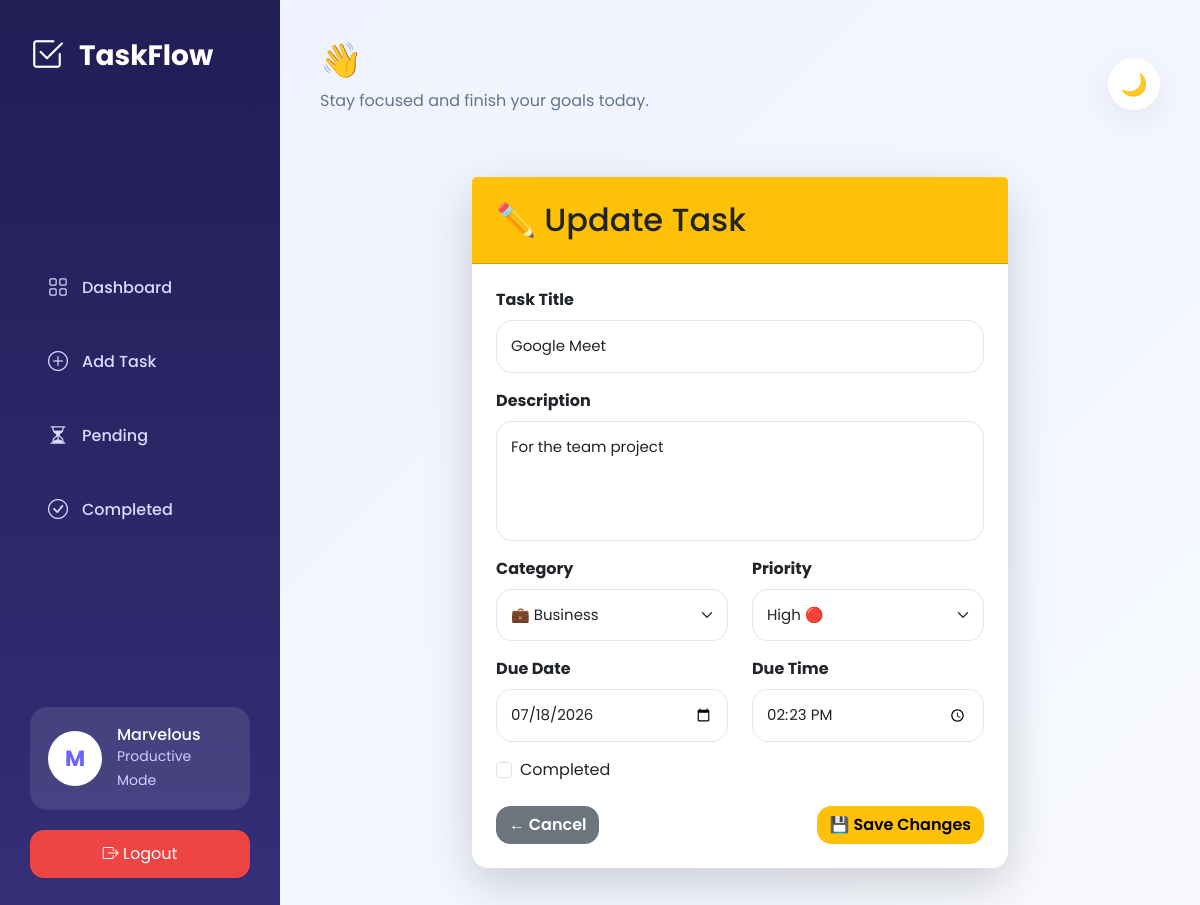
The app's page /task/22/ (signed in) with its own data.
### task/models.py (models this page shows, shortened)
class Task(models.Model):
    PRIORITY_CHOICES = (
        ("High", "High 🔴"),
        ("Medium", "Medium 🟡"),
        ("Low", "Low 🟢"),
    )
    CATEGORY_CHOICES = (
        ("Business", "💼 Business"),
        ("School", "📚 School"),
        ("Personal", "👤 Personal"),
        ("Shopping", "🛒 Shopping"),
        ("Health", "❤️ Health"),
        ("Others", "📌 Others"),
    )
    user = models.ForeignKey(
        User,
        on_delete=models.CASCADE,
        related_name="tasks"
    )
    title = models.CharField(
        max_length=140,
        validators=[
            MinLengthValidator(
                3,
                "Task title must contain at least 3 characters."
            )
        ]
    )
    description = models.TextField(
    blank=True,
    default=""
)
    category = models.CharField(
        max_length=20,
        choices=CATEGORY_CHOICES,
        default="Personal"
    )
    priority = models.CharField(
        max_length=20,
        choices=PRIORITY_CHOICES,
        default="Medium"
    )
    done = models.BooleanField(
        default=False
    )
    due_date = models.DateField(
        blank=True,
        null=True
    )
    due_time = models.TimeField(
        blank=True,
        null=True
    )
    created_at = models.DateTimeField(
        auto_now_add=True
    )
    updated_at = models.DateTimeField(
        auto_now=True
    )
    completed_at = models.DateTimeField(
        blank=True,
        null=True
    )
    class Meta:
        ordering = [
            "-created_at"
        ]
        indexes = [
            models.Index(
                fields=[
                    "user",
                    "done"
                ]
            ),
            models.Index(
                fields=[
                    "user",
                    "category"
                ]
            ),
            models.Index(
                fields=[
                    "user",
                    "priority"
                ]
            ),
            models.Index(
                fields=[
                    "due_date"
                ]
            ),
        ]

### task/views.py (the view, shortened to what this page needs)
# urls.py: path("task/<int:pk>/", update_task, name="update_task"),
@login_required
def update_task(request, pk):
    task = get_object_or_404(
        Task,
        pk=pk,
        user=request.user
    )
    form = TaskForm(
        request.POST or None,
        instance=task
    )
    return render(
        request,
        "update_task.html",
        {
            "form": form,
            "task": task
        }
    )

### task/forms.py
class TaskForm(forms.ModelForm):
    class Meta:
        model = Task
        fields = [
            "title",
            "description",
            "category",
            "priority",
            "due_date",
            "due_time",
            "done",
        ]
        widgets = {
    "title": forms.TextInput(attrs={
        "class": "form-control",
        "placeholder": "Task title"
    }),
    "description": forms.Textarea(attrs={
        "class": "form-control",
        "rows": 4,
        "placeholder": "Task description"
    }),
    "category": forms.Select(attrs={
        "class": "form-select"
    }),
    "priority": forms.Select(attrs={
        "class": "form-select"
    }),
    "due_date": forms.DateInput(attrs={
        "type": "date",
        "class": "form-control"
    }),
    "due_time": forms.TimeInput(attrs={
        "type": "time",
        "class": "form-control"
    }),
    "done": forms.CheckboxInput(attrs={
        "class": "form-check-input"
    }),
}

### templates/update_task.html (shortened to what this page needs)
{% extends "base.html" %}
{% block content %}
<div class="container mt-5">
    <div class="row justify-content-center">
        <div class="col-lg-8">
            <div class="card shadow-lg border-0 rounded-4">
                <div class="card-header bg-warning text-dark p-4">
                    <h2 class="mb-0">
                        ✏️ Update Task
                    </h2>
                </div>
                <div class="card-body p-4">
                    <form method="POST">
                        <div class="mb-3">
                            <label class="form-label fw-bold">
                                Task Title
                            </label>
                            {{ form.title }}
                        </div>
                        <div class="mb-3">
                            <label class="form-label fw-bold">
                                Description
                            </label>
                            {{ form.description }}
                        </div>
                        <div class="row">
                            <div class="col-md-6 mb-3">
                                <label class="form-label fw-bold">
                                    Category
                                </label>
                                {{ form.category }}
                            </div>
                            <div class="col-md-6 mb-3">
                                <label class="form-label fw-bold">
                                    Priority
                                </label>
                                {{ form.priority }}
                            </div>
                        </div>
                        <div class="row">
                            <div class="col-md-6 mb-3">
                                <label class="form-label fw-bold">
                                    Due Date
                                </label>
                                {{ form.due_date }}
                            </div>
                            <div class="col-md-6 mb-3">
                                <label class="form-label fw-bold">
                                    Due Time
                                </label>
                                {{ form.due_time }}
                            </div>
                        </div>
                        <div class="form-check mb-4">
                            {{ form.done }}
                            <label class="form-check-label">
                                Completed
                            </label>
                        </div>
                        <div class="d-flex justify-content-between">
                            <a href="{% url 'home' %}"
                               class="btn btn-secondary">
                                ← Cancel
                            </a>
                            <button
                                class="btn btn-warning">
                                💾 Save Changes
                            </button>
                        </div>
                    </form>
                </div>
            </div>
        </div>
    </div>
</div>
{% endblock %}

### templates/base.html (shortened to what this page needs)
{% load static %}
<!DOCTYPE html>
<html lang="en">
<head>
    <link href="https://cdn.jsdelivr.net/npm/bootstrap@5.3.3/dist/css/bootstrap.min.css"
          rel="stylesheet">
    <link rel="stylesheet"
          href="https://cdn.jsdelivr.net/npm/bootstrap-icons@1.11.3/font/bootstrap-icons.min.css">
    <link rel="stylesheet"
          href="{% static 'css/style.css' %}">
</head>
<body>
<div class="layout">
    <aside class="sidebar">
        <div class="logo">
            <i class="bi bi-check2-square"></i>
            <span>TaskFlow</span>
        </div>
        <nav>
            <a href="{% url 'home' %}">
                <i class="bi bi-grid"></i>
                Dashboard
            </a>
            <a href="{% url 'add_task' %}">
                <i class="bi bi-plus-circle"></i>
                Add Task
            </a>
            <a href="{% url 'tasks' 'false' %}">
                <i class="bi bi-hourglass-split"></i>
                Pending
            </a>
            <a href="{% url 'tasks' 'true' %}">
                <i class="bi bi-check-circle"></i>
                Completed
            </a>
        </nav>
        <div class="sidebar-bottom">
            {% if user.is_authenticated %}
            <div class="user-card">
                <div class="avatar">
                    {{ user.username|first|upper }}
                </div>
                <div>
                    <h6>{{ user.username }}</h6>
                    <small>Productive Mode</small>
                </div>
            </div>
            <a class="logout-btn"
               href="{% url 'logout' %}">
                <i class="bi bi-box-arrow-right"></i>
                Logout
            </a>
            {% endif %}
        </div>
    </aside>
    <main class="content">
        <header class="topbar">
            <div>
                <h2>
                    👋
                </h2>
                <p>
                    Stay focused and finish your goals today.
                </p>
            </div>
            <button id="theme-toggle">
                🌙
            </button>
        </header>
        {% block content %}
        {% endblock %}
    </main>
</div>
</body>
</html>

### static/css/style.css (style rules this page uses)
:root { --primary:#6C63FF; --primary-dark:#564ee5; --secondary:#8B5CF6; --success:#22C55E; --danger:#EF4444; --warning:#F59E0B; --bg:#F5F7FF; --sidebar:#1E1B4B; --sidebar-light:#2A2566; --card:#ffffff; --text:#1E293B; --muted:#64748B; --border:#E5E7EB; --shadow:0 10px 35px rgba(0,0,0,.08); --radius:22px; }
* { margin:0; padding:0; box-sizing:border-box; }
html { scroll-behavior:smooth; }
body { font-family:'Poppins',sans-serif; background:linear-gradient(135deg,#EEF2FF,#F8FAFF); color:var(--text); min-height:100vh; }
.layout { display:flex; min-height:100vh; }
.sidebar { width:280px; background:linear-gradient( 180deg, #221D55, #342F77); color:white; display:flex; flex-direction:column; justify-content:space-between; padding:30px; }
.logo { display:flex; align-items:center; gap:15px; margin-bottom:50px; }
.logo i { font-size:34px; color:white; }
.logo span { font-size:28px; font-weight:700; }
.sidebar nav { display:flex; flex-direction:column; gap:14px; }
.sidebar nav a { text-decoration:none; color:#D9DAFF; padding:15px 18px; border-radius:14px; display:flex; gap:14px; align-items:center; transition:.25s; font-weight:500; }
.sidebar nav a i { font-size:20px; }
.sidebar-bottom { margin-top:40px; }
.user-card { background:rgba(255,255,255,.10); padding:18px; border-radius:18px; display:flex; gap:15px; align-items:center; }
.avatar { width:55px; height:55px; border-radius:50%; background:white; color:var(--primary); display:flex; justify-content:center; align-items:center; font-size:22px; font-weight:700; }
.user-card h6 { margin:0; color:white; }
.user-card small { color:#CCCCFF; }
.logout-btn { display:block; margin-top:20px; text-align:center; background:#EF4444; color:white; text-decoration:none; padding:12px; border-radius:14px; transition:.25s; }
.content { flex:1; padding:40px; }
.topbar { display:flex; justify-content:space-between; align-items:center; margin-bottom:40px; }
.topbar h2 { font-size:34px; font-weight:700; }
.topbar p { color:var(--muted); margin-top:5px; }
#theme-toggle { border:none; background:white; width:52px; height:52px; border-radius:50%; cursor:pointer; box-shadow:var(--shadow); font-size:22px; }
.btn { border-radius:14px; font-weight:600; transition:.3s; }
form { margin:0; }
.form-control, .form-select { border-radius:16px; border:1px solid var(--border); padding:14px; font-size:15px; transition:.25s; box-shadow:none; }
textarea { resize:none; }
.btn { transition:.25s; }
a { transition:.25s; }
.logo i { animation:float 3s infinite ease-in-out; }
.fw-bold { font-weight:700!important; }

### records on screen
Task: title "Google Meet", description "For the team project", category "💼 Business", priority "High 🔴", due_date "07/18/2026", due_time "14:23:00"

### other values on screen
{{ user.username|first|upper }} "M"
{{ user.username }} "Marvelous"
